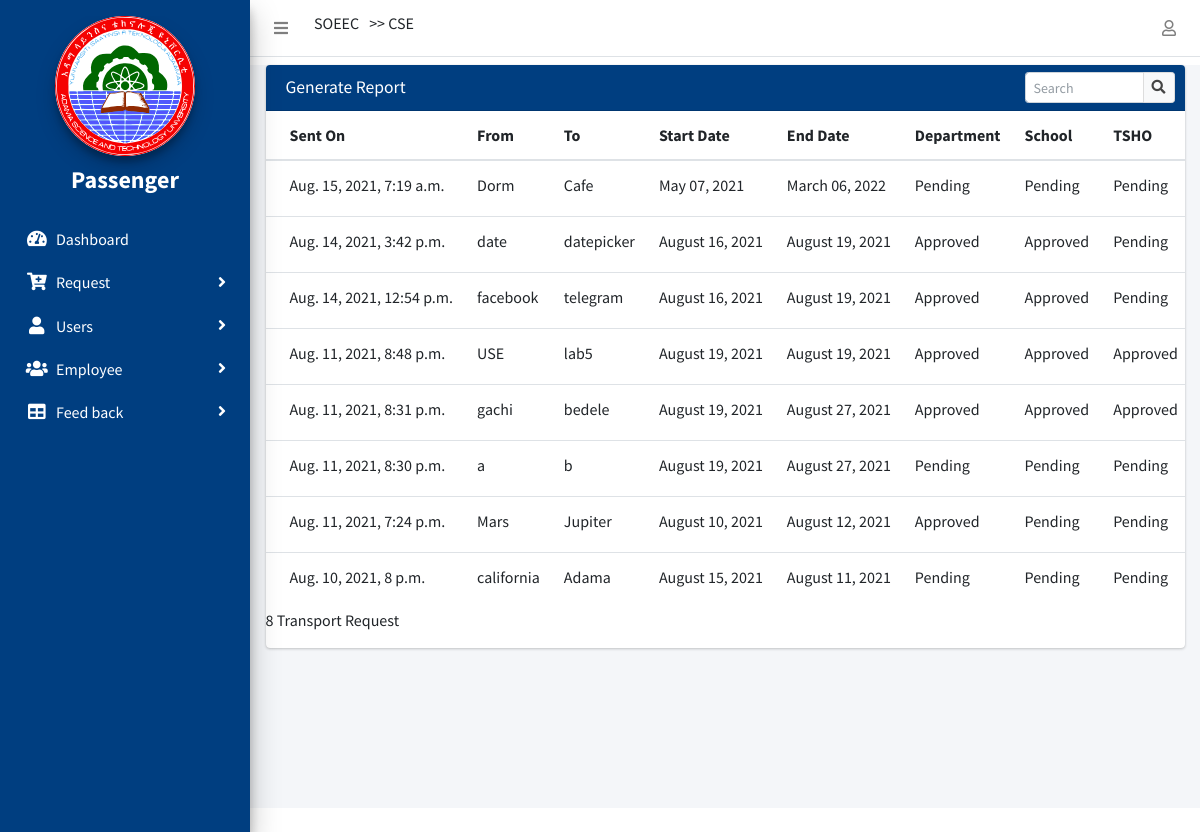
Page /report/ (signed in) on the earlier database version.
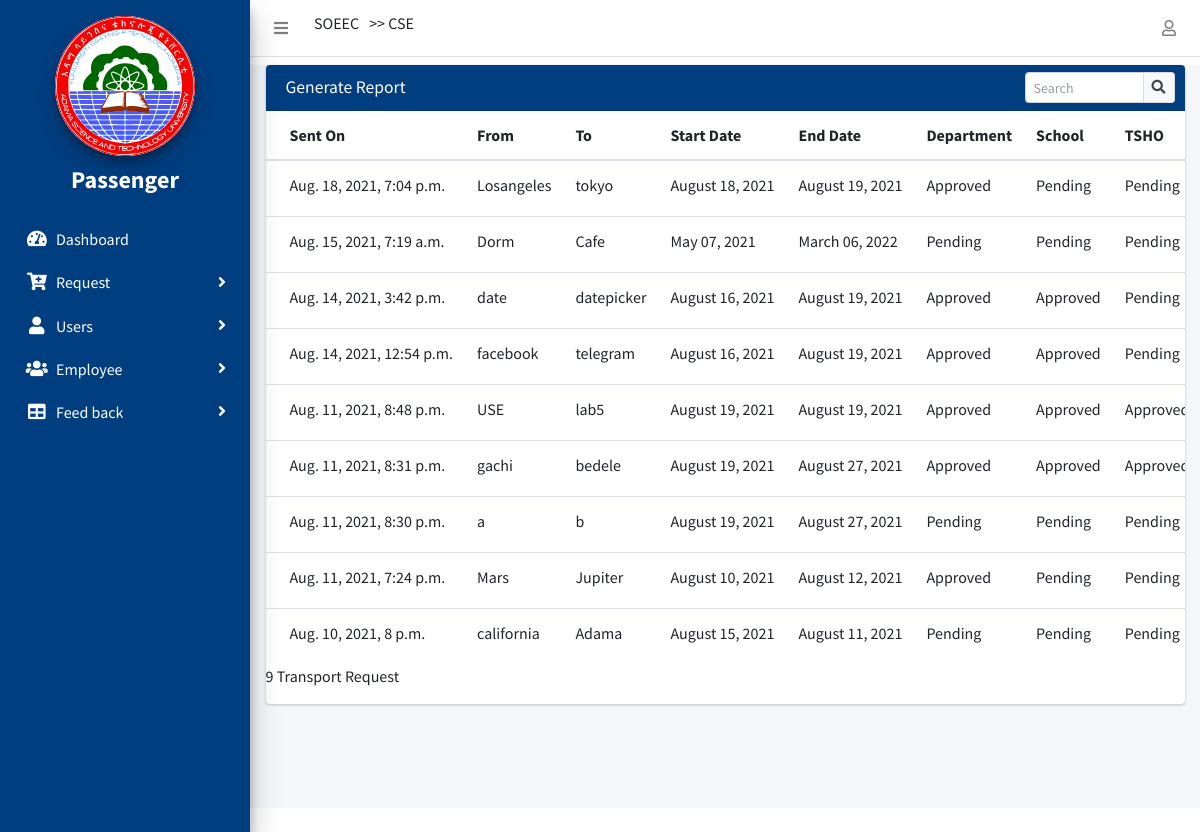
Same page on the later database version.
### Trequest/models.py (models this page shows, shortened)
class TransportRequest(models.Model):
    STATUS = (
        ('Pending', 'Pending'),
        ('Approved', 'Approved'),
        ('Expired', 'Expired'),
        ('Rejected', 'Rejected'),
        ('Cancelled', 'Cancelled'),
    )
    passenger = models.ForeignKey(settings.AUTH_USER_MODEL, on_delete=models.CASCADE, related_name='user_request')
    start_from = models.CharField(max_length=200)
    destination = models.CharField(max_length=200)
    reason = RichTextField(blank=True, null=True)
    passenger_numbers = models.PositiveIntegerField(default=1)
    list_of_passengers = models.TextField(max_length=400, null=True, blank=True)
    start_date = models.DateField()
    end_date = models.DateField()
    created_at = models.DateTimeField(auto_now_add=True)
    is_expired = models.BooleanField(default=False)
    status = models.CharField(max_length=200, default='Pending', choices=STATUS)
    status2 = models.CharField(max_length=200, default='Pending', choices=STATUS)
    status3 = models.CharField(max_length=200, default='Pending', choices=STATUS)
    class Meta:
        ordering = ['-id']

### Trequest/views.py (the view)
# urls.py: path('report/', views.annual_report, name="report"),
@login_required(login_url='login')
def annual_report(request):
    transport_request=TransportRequest.objects.all()
    print(transport_request.count())
    context={'transport_request':transport_request}
    return render(request, 'Trequest/report.html',context)

### Trequest/models.py (called while the page is built)
    def __str__(self):
        return self.name

    def __str__(self):
        return self.name

### Trequest/templates/Trequest/report.html (shortened to what this page needs)
{% extends 'Trequest/base.html' %}
{% load static%}
{% block content %}
<div class="content-wrapper mt-2">
  <section class="content">
    <div class="container-fluid">
       <div class="row mt-2">
          <div class="col-12">
            <div class="card">
              <div class="card-header" style="background:#003e80;color:#fff">
                <h3 class="card-title">Generate Report</h3>
                <div class="card-tools">
                  <div class="input-group input-group-sm" style="width: 150px;">
                    <input type="text" name="table_search" class="form-control float-right" placeholder="Search">
                    <div class="input-group-append">
                      <button type="submit" class="btn btn-default"><i class="fas fa-search"></i></button>
                    </div>
                  </div>
                </div>
              </div>
              <div class="card-body table-responsive p-0">
              {% if transport_request %}
                <table class="table table-hover text-nowrap ">
                  <thead>
                    <tr>
                      <th>Sent On</th>
                      <th>From</th>
                      <th>To</th>
                      <th>Start Date</th>
                      <th>End  Date</th>
                      <th>Department</th>
                      <th>School</th>
                      <th>TSHO</th>
                    </tr>
                  </thead>
                  <tbody>
                  {% for tr in transport_request %}
                    <tr>
                      <td>{{tr.created_at}}</td>
                      <td>{{tr.start_from}}</td>
                      <td>{{tr.destination}}</td>
                      <td>{{tr.start_date|date:"F d, Y"}}</td>
                      <td>{{tr.end_date|date:"F d, Y"}}</td>
                      <td>{{tr.status2}}</td>
                      <td>{{tr.status3}}</td>
                      <td>{{tr.status}}</td>
                        </tr>
                  {% endfor %}
                  </tbody>
                </table>
                <p>{{transport_request.count}} Transport Request</p>
                {% else %}
                          <div class="alert alert-danger">
                             <p>No trip request found</p>
                          </div>
                 {% endif %}
              </div>
            </div>
          </div>
        </div>
      </div>
    </section>
  </div>
{% endblock content %}

Differences in the rows shown:
added TransportRequest: created_at "Aug. 18, 2021, 7:04 p.m.", start_from "Losangeles", destination "tokyo", start_date "August 18, 2021", end_date "August 19, 2021", status2 "Approved", status3 "Pending", status "Pending"
Other differences:
{{ transport_request.count }}: "8" → "9"
